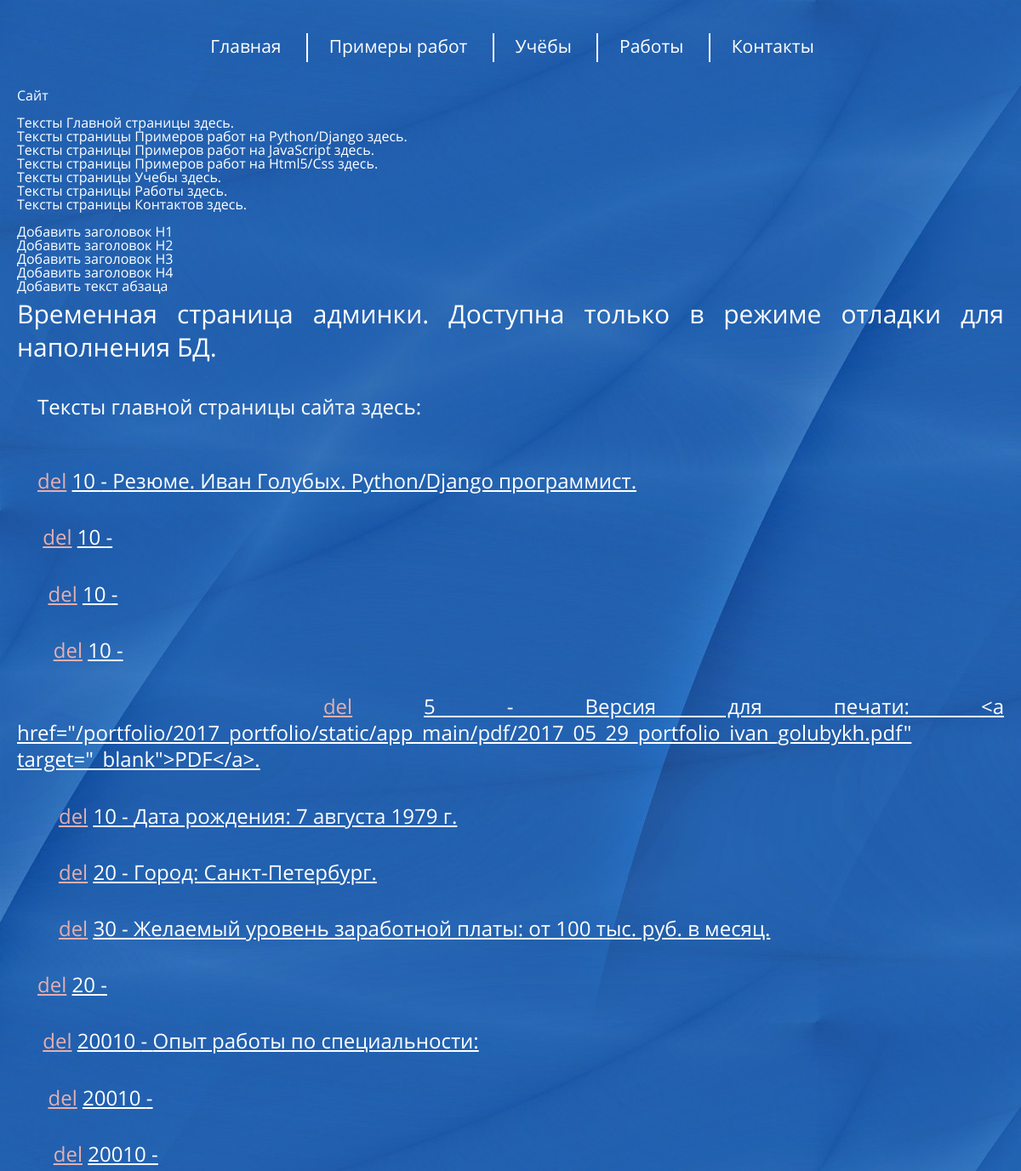
The page /portfolio/2017_portfolio/admin/ (upper part) on the database as committed earlier.
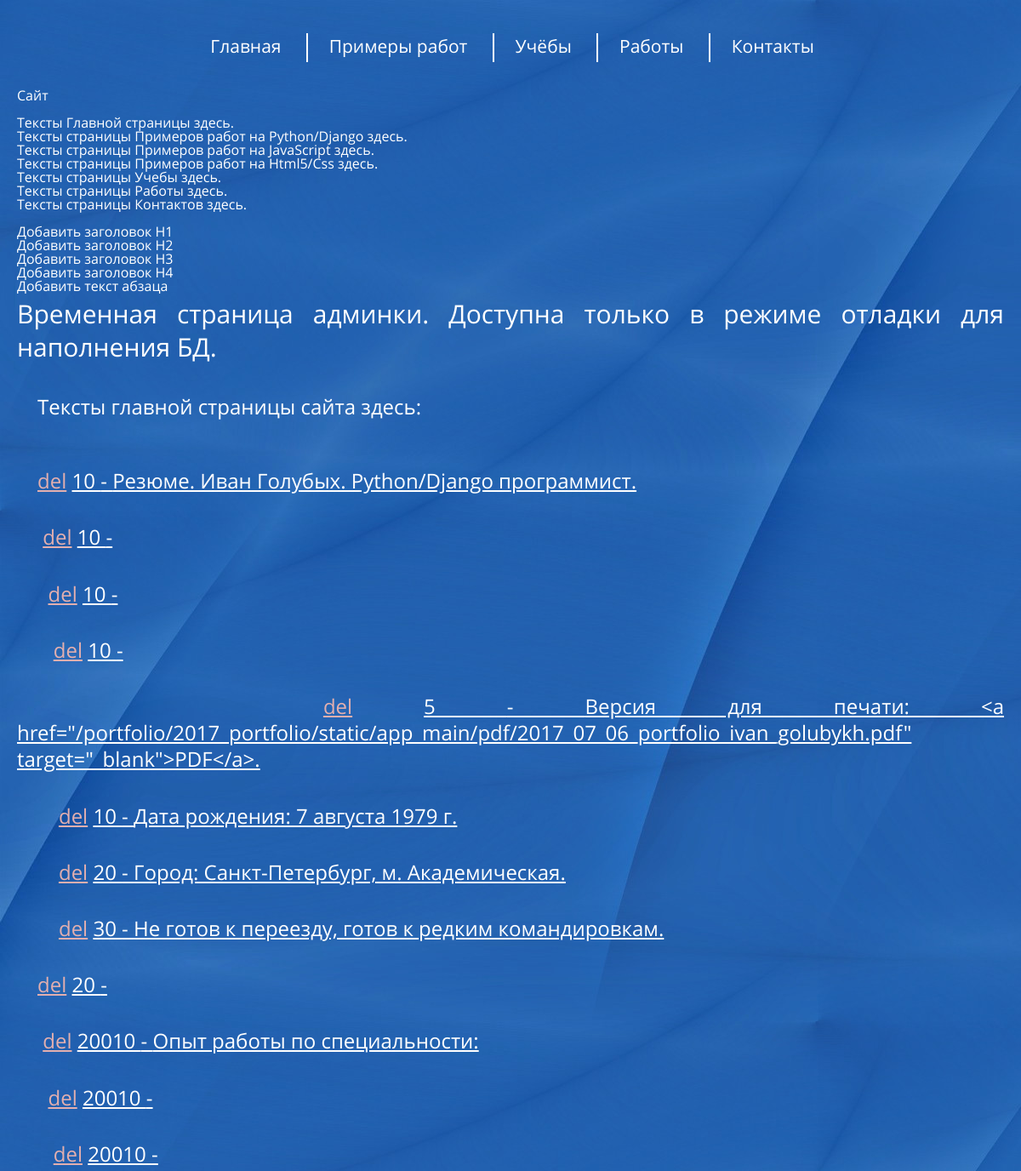
The same page on the database as committed later.
### app_main/models_main_page.py (models this page shows, shortened)
class MainText(models.Model):
    ordinal = models.PositiveSmallIntegerField(
            blank=False,
            null=False,
            db_index=True,
            unique=True,
            help_text='Порядковый номер абзаца в тексте',
            verbose_name="Порядковый номер абзаца в тексте",
                )
    text = models.TextField(
                            blank=False,
                            null=False,
                            db_index=False,
                            unique=False,
                            help_text='Текст абзаца',
                            verbose_name="Текст абзаца",
                            )
    up = models.ForeignKey(MainHeader4Text,
                           on_delete=models.CASCADE,
                           )

### app_admin_debug/views_admin_main_pages.py (the view)
class AdminListView(ListView):
    queryset = MainHeader1Text.objects.order_by('ordinal'). \
        prefetch_related('mainheader2text_set',
                         'mainheader2text_set__mainheader3text_set',
                         'mainheader2text_set__mainheader3text_set__'
                         'mainheader4text_set',
                         'mainheader2text_set__mainheader3text_set__'
                         'mainheader4text_set__maintext_set')
    template_name = 'admin.html'

### app_admin_debug/templates/admin.html (shortened to what this page needs)
{% extends "base.html" %}
{% block content  %}
    {% include 'admin_menu.html' %}
    <br>
    <br><a href="{% url 'admin_main-add_h1' %}">Добавить заголовок H1</a>
    <br><a href="{% url 'admin_main-add_h2' %}">Добавить заголовок H2</a>
    <br><a href="{% url 'admin_main-add_h3' %}">Добавить заголовок H3</a>
    <br><a href="{% url 'admin_main-add_h4' %}">Добавить заголовок H4</a>
    <br><a href="{% url 'admin_main-add_text' %}">Добавить текст абзаца</a>
    <br>
    <h1>Временная страница админки. Доступна только в режиме отладки для наполнения БД.</h1>
    <p>Тексты главной страницы сайта здесь:</p>
    <br>
    {% for h1 in object_list %}
<p><a style="color:#e2afaf;" href="{% url 'admin_main-del_h1' h1.id%}">del</a> <a href="{% url 'admin_main-update_h1' h1.id%}">{{h1.ordinal}} - {{h1.text}}</a></p>
        {% for h2 in h1.mainheader2text_set.all|dictsort:"ordinal" %}
<p>&nbsp;<a style="color:#e2afaf;" href="{% url 'admin_main-del_h2' h2.id%}">del</a> <a href="{% url 'admin_main-update_h2' h2.id%}">{{h2.ordinal}} - {{h2.text}}</a></p>
            {% for h3 in h2.mainheader3text_set.all|dictsort:"ordinal" %}
<p>&nbsp;&nbsp;<a style="color:#e2afaf;" href="{% url 'admin_main-del_h3' h3.id%}">del</a> <a href="{% url 'admin_main-update_h3' h3.id%}">{{h3.ordinal}} - {{h3.text}}</a></p>
                {% for h4 in h3.mainheader4text_set.all|dictsort:"ordinal" %}
<p>&nbsp;&nbsp;&nbsp;<a style="color:#e2afaf;" href="{% url 'admin_main-del_h4' h4.id%}">del</a> <a href="{% url 'admin_main-update_h4' h4.id%}">{{h4.ordinal}} - {{h4.text}}</a></p>
                    {% for text in h4.maintext_set.all|dictsort:"ordinal" %}
<p>&nbsp;&nbsp;&nbsp;&nbsp;<a style="color:#e2afaf;" href="{% url 'admin_main-del_text' text.id%}">del</a> <a href="{% url 'admin_main-update_text' text.id%}">{{text.ordinal}} - {{text.text}}</a></p>
                    {% endfor %}
                {% endfor %}
            {% endfor %}
        {% endfor %}
    {% endfor %}
{% endblock %}

Rows that differ between the two databases and show on the page:
changed MainText: text "Версия для печати: <a href=\"/portfolio/2017_portfolio/static/app_main/pdf/2017_05_29_portfolio_ivan_golubykh.pdf\" target=\"_blank\">PDF</a>." → "Версия для печати: <a href=\"/portfolio/2017_portfolio/static/app_main/pdf/2017_07_06_portfolio_ivan_golubykh.pdf\" target=\"_blank\">PDF</a>."
changed MainText: text "Город: Санкт-Петербург." → "Город: Санкт-Петербург, м. Академическая."
changed MainText: text "Желаемый уровень заработной платы: от 100 тыс. руб. в месяц." → "Не готов к переезду, готов к редким командировкам."
